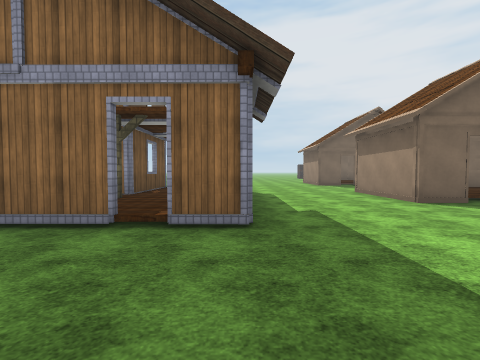
View 1 (above)

24 first-person views from a walk through a scene from a Unity 3-D project. The camera is 1.5 m above the floor, tilts 2° down and sees 90° across. The floor is counted in squares, 2 m on a side. Each view is taken from the middle of a square. On the plan, view 1 faces up. The plan holds only what a view shows up to about 9 squares ahead; the rest is blank. The place goes on beyond the plan. Flat ground stands in for the terrain. The player is left out. Some animated figures are left out. Some surface patterns are stand-ins.

View 2
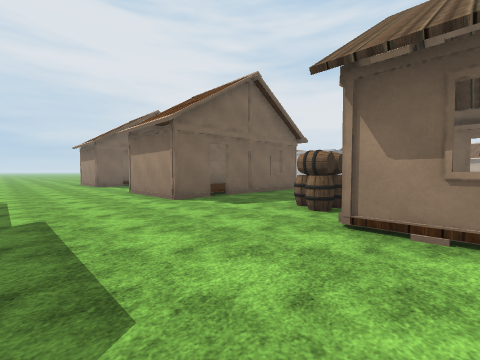

View 3
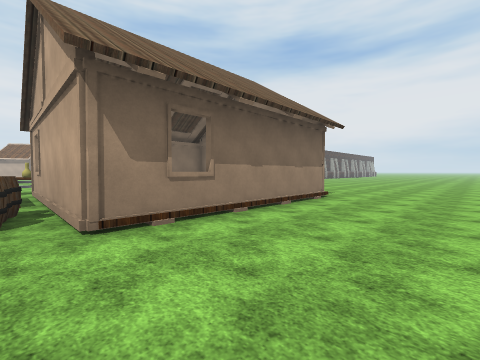

View 4
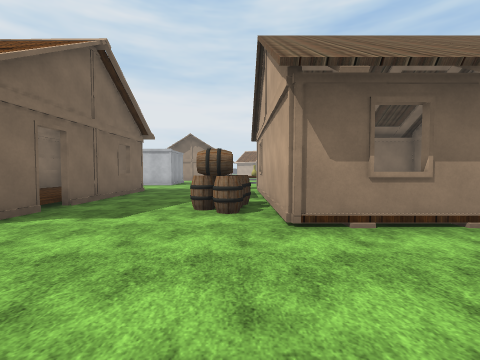

View 5
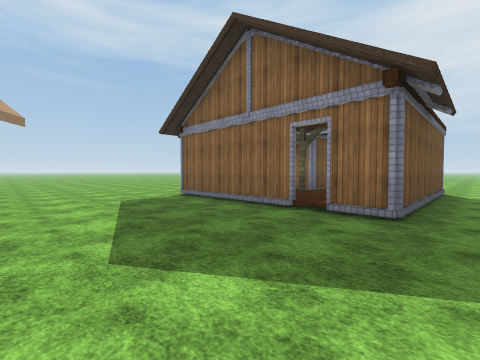

View 6
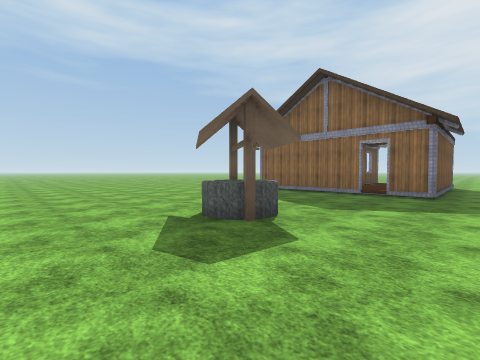

View 7
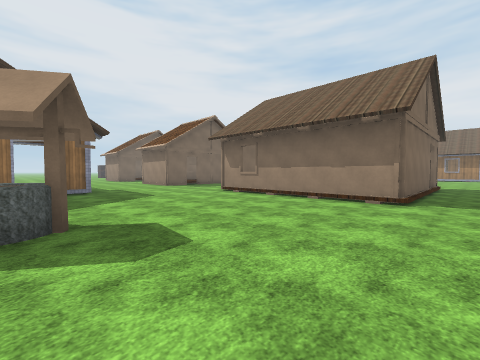

View 8
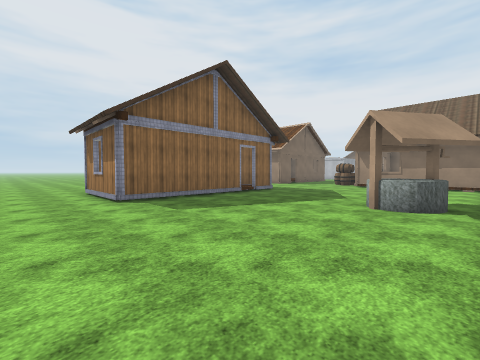

View 9
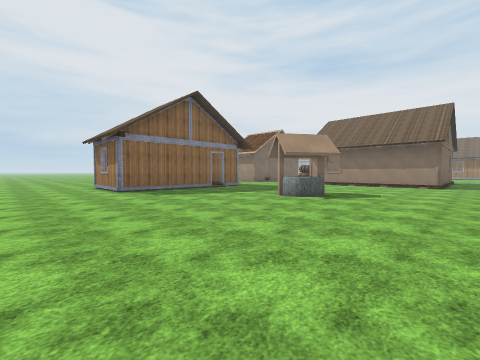

View 10
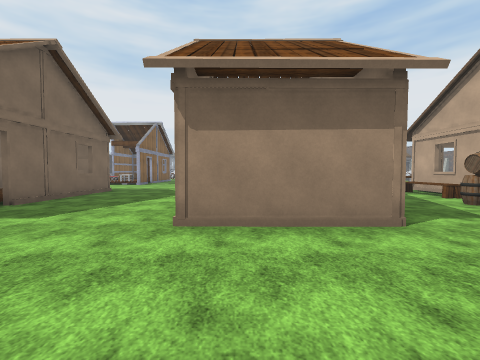

View 11
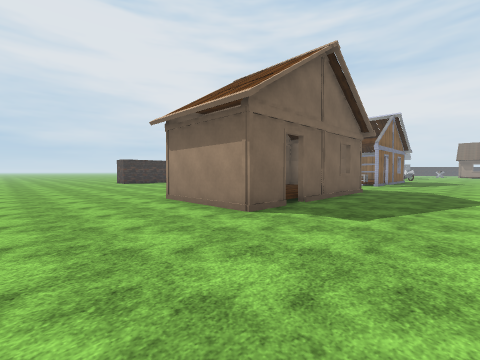

View 12
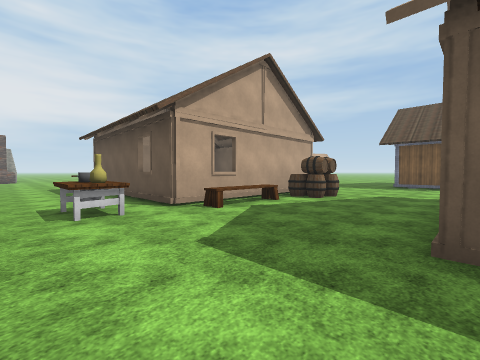

View 13
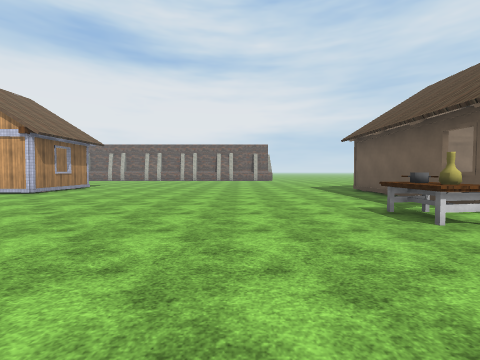

View 14
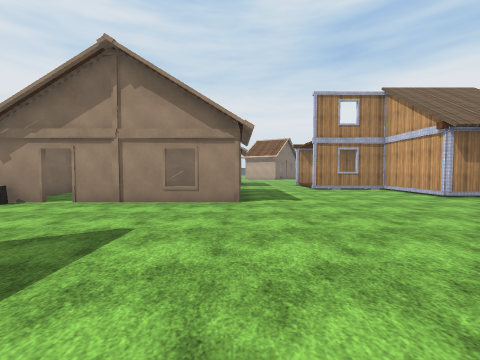

View 15
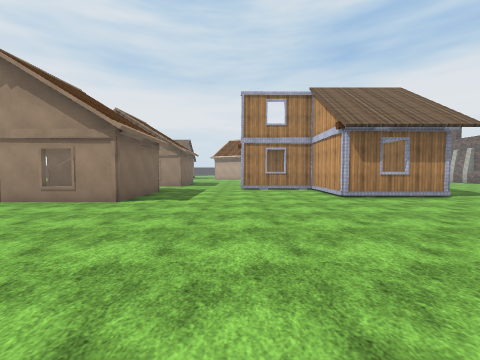

View 16
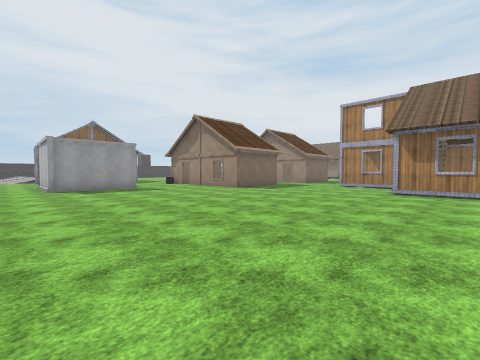

View 17
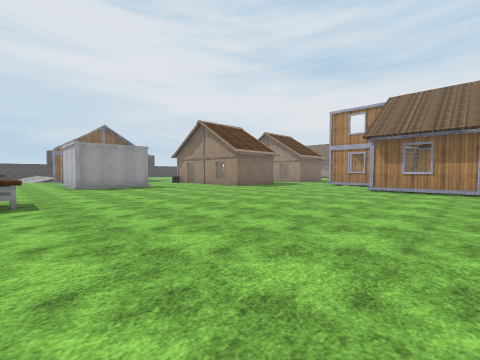

View 18
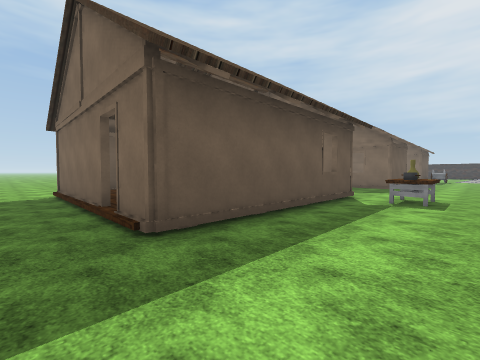

View 19
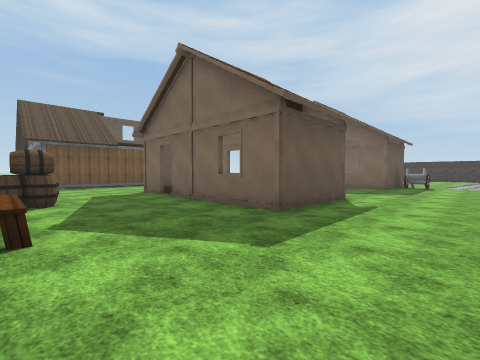

View 20
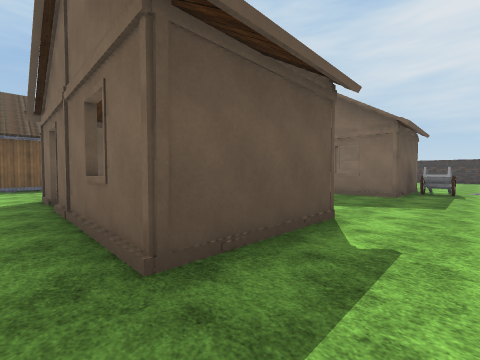

View 21
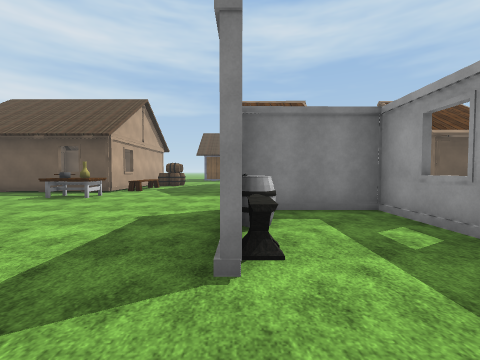

View 22
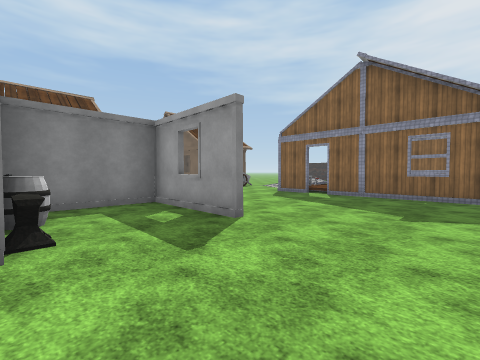

View 23
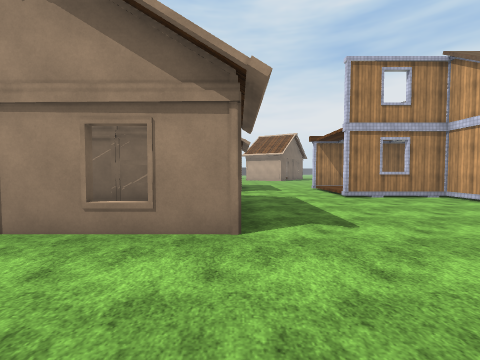

View 24
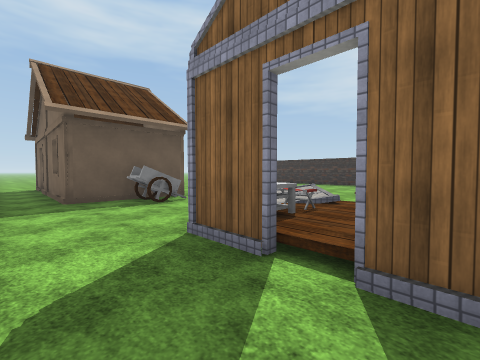

### Floor plan
Key: @ floor where view 1 was taken; # wall or solid block; . main floor; : floor 0.25 m higher than the main floor; / step, stairs or slope; = window, fence, low wall or low ledge; H house; C column; B barrel; T table; E bench; W wagon; A anvil; I chair; O other object.
Columns run from 9 left of view 1 to 27 right of it. Each row starts with its distance up from view 1.
 21           ..
 20           ...
 19           ....         ..
 18           .....        ..
 17           .....        /.  ##
 16           ...HHHHHHH./ //:
 15           ...H     HW.. TI
 14           ...H     H....// #=#
 13           ...HH/HHHH..........
 12           ....................
 11           ............. ......
 10          ..............  .....
  9       #  #...HHHHHHH...####...HH
  8  ..   #  #...H     H...#......H.
  7  ...  #: #...H     H...#......H  H
  6 ...####: #...HHHHHHH...# BA...H  H
  5 ...#  C: #....................H  H
  4 ...#:  ::#....................H  H
  3 ...#####//.....B..............HHHH..O
  2 ...............B.EE..................
  1 .............HHHHHHH.T...............
  0 .........@...H     H..............///
 -1 .............H     H..............#
 -2 .......O.....H:    H..............#
 -3 .............H:    H...........####
 -4 .............H:    H...........# #
 -5 .............HHHHH/H...........#
 -6 ...............................###

Where each view was taken, in squares from view 1:
view 1: 0 up, 0 right, facing up
view 2: 0 up, 1 right, facing up-right
view 3: 2 up, 1 right, facing down-right
view 4: 2 up, 1 right, facing right
view 5: 1 down, 1 right, facing up-left
view 6: 5 down, 1 right, facing up-left
view 7: 6 down, 2 left, facing up-right
view 8: 3 down, 8 left, facing up-right
view 9: 6 down, 9 left, facing up-right
view 10: 8 up, 1 right, facing right
view 11: 10 up, 1 right, facing up-right
view 12: 6 up, 13 right, facing down-left
view 13: 5 up, 15 right, facing down
view 14: 3 up, 15 right, facing right
view 15: 0 up, 15 right, facing right
view 16: 5 down, 13 right, facing up-right
view 17: 6 down, 12 right, facing up-right
view 18: 6 down, 13 right, facing up-left
view 19: 2 up, 13 right, facing up-left
view 20: 5 up, 12 right, facing up-left
view 21: 6 up, 19 right, facing left
view 22: 6 up, 20 right, facing up-left
view 23: 3 up, 18 right, facing right
view 24: 12 up, 17 right, facing up-left
